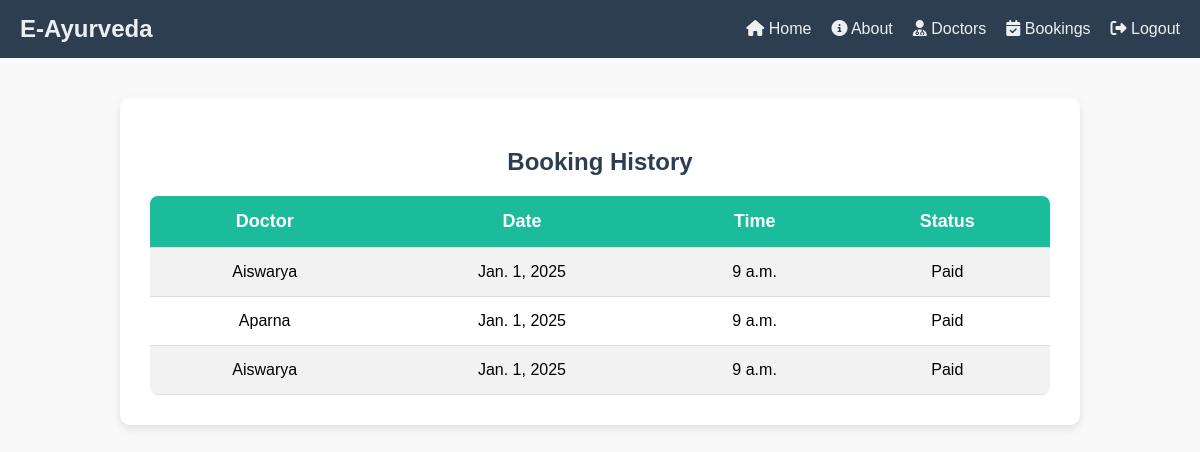
The page /booking-history/ on the database as committed earlier.
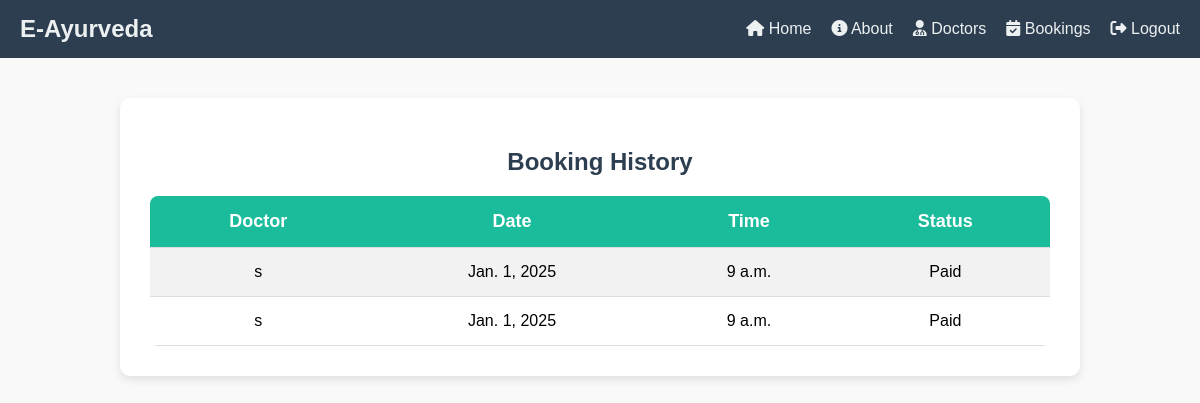
The same page on the database as committed later.
### app/models.py (models this page shows, shortened)
class Booking(models.Model):
    doctor = models.ForeignKey(Doctor, on_delete=models.CASCADE, related_name='bookings')
    customer_contact = models.CharField(max_length=15, null=True, blank=True)
    customer_name = models.CharField(max_length=100, null=True, blank=True)
    appointment_date = models.DateField()
    appointment_time = models.TimeField()
    created_at = models.DateTimeField(auto_now_add=True)
    status = models.CharField(
        max_length=20,
        choices=[('Pending', 'Pending'), ('Paid', 'Paid')],
        default='Pending'
    )

class Doctor(models.Model):
    department = models.ForeignKey(Department, on_delete=models.CASCADE, related_name='doctors')
    name = models.CharField(max_length=100)
    bio = models.TextField(blank=True, null=True)
    available = models.BooleanField(default=True)
    consultation_fee = models.DecimalField(max_digits=10, decimal_places=2, default=0.00)  # Add this field

### app/views.py (the view)
# urls.py: path("booking-history/", views.booking_history, name="booking_history"),
def booking_history(request):
    customer_contact = request.GET.get("contact")  # Fetch from URL query param
    if customer_contact:
        bookings = Booking.objects.filter(customer_contact=customer_contact)
    else:
        bookings = Booking.objects.all()  # Show all if no filter is applied
    return render(request, "customer/booking_history.html", {"bookings": bookings})

### templates/customer/booking_history.html (shortened to what this page needs)
<!DOCTYPE html>
<html lang="en">
<head>
    <link rel="stylesheet" href="https://cdnjs.cloudflare.com/ajax/libs/font-awesome/6.4.2/css/all.min.css">
</head>
<body>
<nav class="navbar">
    <div class="logo">E-Ayurveda</div>
    <ul>
        <li><a href="../customerhome"><i class="fas fa-home"></i> Home</a></li>
        <li><a href="../about"><i class="fas fa-info-circle"></i> About</a></li>
        <li><a href="../doctorss"><i class="fas fa-user-md"></i> Doctors</a></li>
        <li><a href="../booking-history"><i class="fas fa-calendar-check"></i> Bookings</a></li>
        <li><a href="../logout"><i class="fas fa-sign-out-alt"></i> Logout</a></li>
    </ul>
</nav>
<div class="container">
    <h2>Booking History</h2>
    <table>
        <tr>
            <th>Doctor</th>
            <th>Date</th>
            <th>Time</th>
            <th>Status</th>
        </tr>
        {% for booking in bookings %}
        <tr>
            <td>{{ booking.doctor.name }}</td>
            <td>{{ booking.appointment_date }}</td>
            <td>{{ booking.appointment_time }}</td>
            <td class="status-{{ booking.status|lower }}">{{ booking.status }}</td>
        </tr>
        {% empty %}
        <tr>
            <td colspan="4" style="color: #7f8c8d;">No bookings found.</td>
        </tr>
        {% endfor %}
    </table>
</div>
</body>
</html>

### templates/customer/booking_history.html (style rules this page uses)
body { font-family: 'Arial', sans-serif; margin: 0; padding: 0; background-color: #f9f9f9; }
.navbar { background-color: #2c3e50; padding: 15px 20px; display: flex; justify-content: space-between; align-items: center; }
.logo { font-size: 24px; font-weight: bold; color: #ecf0f1; }
.navbar ul { list-style: none; padding: 0; margin: 0; display: flex; }
.navbar ul li { margin-left: 20px; }
.navbar ul li a { color: #ecf0f1; text-decoration: none; font-size: 16px; transition: color 0.3s ease; }
.container { max-width: 900px; margin: 40px auto; background: #fff; padding: 30px; border-radius: 10px; box-shadow: 0 4px 10px rgba(0, 0, 0, 0.1); text-align: center; }
h2 { color: #2c3e50; margin-bottom: 20px; font-size: 24px; }
table { width: 100%; border-collapse: collapse; margin-top: 20px; background: white; border-radius: 8px; overflow: hidden; }
th, td { padding: 15px; text-align: center; border-bottom: 1px solid #ddd; }
th { background-color: #1abc9c; color: white; font-size: 18px; }
tr:nth-child(even) { background-color: #f2f2f2; }

Rows that differ between the two databases and show on the page:
removed Booking: doctor.name "Aiswarya", appointment_date "Jan. 1, 2025", appointment_time "9 a.m.", status "Paid"
removed Booking: doctor.name "Aparna", appointment_date "Jan. 1, 2025", appointment_time "9 a.m.", status "Paid"
removed Booking: doctor.name "Aiswarya", appointment_date "Jan. 1, 2025", appointment_time "9 a.m.", status "Paid"
added Booking: doctor.name "s", appointment_date "Jan. 1, 2025", appointment_time "9 a.m.", status "Paid"
added Booking: doctor.name "s", appointment_date "Jan. 1, 2025", appointment_time "9 a.m.", status "Paid"
